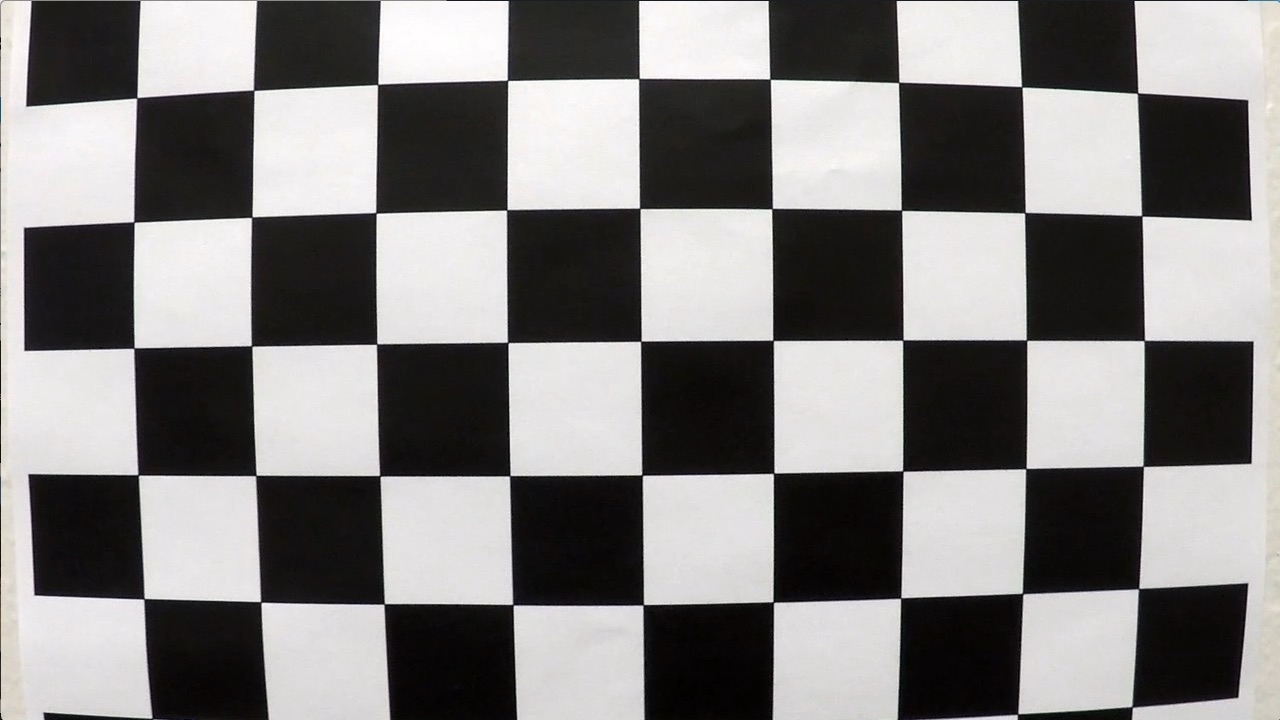
#> input picture camera_cal/calibration1.jpg, 1280 x 720 px
$ python lane_detection.py   (older library calls are emulated)
#> lines starting #> are read from the running program, lines starting #| are printed output that depends on the picture; after the words box and inside, x2 and y2 are one past the last pixel; in counts of white or black regions, pixels touching at a corner belong together; pictures that were not available may be replaced by others from this repository, and a replacement may not be noted
### camera_calibration.py
import numpy as np
import cv2
import glob
import matplotlib.pyplot as plt
import pickle
from config import *

class Camera():
    def __init__(self, calibration_imgs_path):
        self.calibration_imgs_path = calibration_imgs_path #path of image to calibrate on
        self.objpoints = [] # 3d points in real world space
        self.imgpoints = [] # 2d points in image plane.


    def get_camera_pts(self):
        # prepare object points, like (0,0,0), (1,0,0), (2,0,0) ....,(6,5,0)
        objp = np.zeros((6*9,3), np.float32)
        objp[:,:2] = np.mgrid[0:9, 0:6].T.reshape(-1,2)
        # Make a list of calibration images
        images = glob.glob(self.calibration_imgs_path)
        print(images)
        # Step through the list and search for chessboard corners
        for idx, fname in enumerate(images):
            print("Calibrating on image: " + fname)
            img = cv2.imread(fname)
            gray = cv2.cvtColor(img, cv2.COLOR_BGR2GRAY)
            # Find the chessboard corners
            ret, corners = cv2.findChessboardCorners(gray, (9,6), None)
            # If found, add object points, image points
            if ret == True:
                self.objpoints.append(objp)
                self.imgpoints.append(corners)

    def get_camera_matrix(self, width, height): #function that returns camera matrix of image of given shape (width, height)
#> called with width = 1280, height = 720
        self.get_camera_pts()
#> in get_camera_pts, img is the input picture: shape (720, 1280, 3); mean B, G, R 127.8, 128.4, 130.1
#> in get_camera_pts, `ret, corners = cv2.findChessboardCorners(gray, (9,6), None)`: ret = False; corners = None
        img_size = (width, height)
        ret, mtx, dist, rvecs, tvecs = cv2.calibrateCamera(self.objpoints, self.imgpoints, img_size,None,None)
#> ret = 0.644; mtx = [[1057.6, 0, 691.1], [0, 1058.6, 278], [0, 0, 1]]; dist = [[-0.322, 0.709, 0.013, 0.00946, -1.02]]; rvecs = ([0.424, -0.236, 0.0488], [-0.024, 0.4, -0.0295]); tvecs = ([-2.48, 1.1, 17.79], [-17.95, -0.401, 29.17])
        return mtx, dist

    def undistort_image(self, img, mtx, dist): #function that returns undistorted image
        dst = cv2.undistort(img, mtx, dist, None, mtx)
        return dst

# [5 lines of commented-out code are left out]

### utils.py
import cv2
import numpy as np
import collections
from config import *

def sobel_threshold(frame, kernel, min_threshold):
    #perform sobel thresholding
    gray = cv2.cvtColor(frame, cv2.COLOR_BGR2GRAY)
    sobelx = cv2.Sobel(gray, cv2.CV_64F, 1, 0, ksize= kernel)
    sobely = cv2.Sobel(gray, cv2.CV_64F, 0, 1, ksize= kernel)
    sobel_magnitude = np.sqrt(sobelx ** 2 + sobely ** 2)
    sobel_magnitude = np.uint8(sobel_magnitude / np.max(sobel_magnitude) * 255) #Normalization
    _, sobel_magnitude = cv2.threshold(sobel_magnitude, min_threshold, 255, cv2.THRESH_BINARY)
    return sobel_magnitude

def histogram_thresholding(frame):
    #perform histogram_thresholding
    gray = cv2.cvtColor(frame, cv2.COLOR_BGR2GRAY)
    equalized = cv2.equalizeHist(gray)
    _, thresholded = cv2.threshold(equalized, 200, 255,cv2.THRESH_BINARY)
    return thresholded

def lab_segmentation(frame, l_channel_min):
    #perform color thresholding on L channel of LAB Color space as lane lines will be bright in image - affects L channel
    lab = cv2.cvtColor(frame, cv2.COLOR_BGR2LAB)
    thresholded = cv2.inRange(lab, (l_channel_min,0,0), (255,200,200))
    return thresholded

def segment_lanes(frame):
    #combine sobel, color and histogram thresholding to segment lane lines in image
    sobel = sobel_threshold(frame, 3, SOBEL_MIN_THRESH)
    hist = histogram_thresholding(frame)
    lab = lab_segmentation(frame, L_CHANNEL_MIN)
    cv2.imshow("hist", hist)
    cv2.imshow("lab", lab)
    cv2.imshow("sobel", sobel)
    out1 = cv2.bitwise_and(sobel, hist)
    output = cv2.bitwise_and(out1, lab)
    return output

def warp_perspective(frame, src, dst):
    #warp perspective image
    height, width = frame.shape[:2]
    if(src.all == None):
        src = np.float32([[WIDTH, HEIGHT-10],   # bottom right
                    [0, HEIGHT-10],       # bottom left
                    [546, 460],           # top left
                    [732, 460]])          # top right
    if(dst.all == None):
        dst = np.float32([[WIDTH, HEIGHT],      # bottom right
                    [0, HEIGHT],          # bottom left
                    [0, 0],               # top left
                    [WIDTH, 0]])          # top right
    M = cv2.getPerspectiveTransform(src, dst)
    Minv = cv2.getPerspectiveTransform(dst, src)
    warped = cv2.warpPerspective(frame, M, (WIDTH, HEIGHT), flags=cv2.INTER_LINEAR)
    return warped, Minv


def window_search(thresh_persp, left_line, right_line, num_of_sliding_windows):
    #perform window search on perspective thresholded image
    height, width = thresh_persp.shape[:2] #shape
    histogram = np.sum(thresh_persp[height//2:-30, :], axis=0) # Take a histogram of the left half of the image
    out_img = np.dstack((thresh_persp, thresh_persp, thresh_persp)) * 255 #for visualization

    # Find the peak of the left and right halves of the histogram
    # These will be the starting point for the left and right lines
    midpoint = len(histogram) // 2
    leftx_base = np.argmax(histogram[:midpoint])
    rightx_base = np.argmax(histogram[midpoint:]) + midpoint
    window_height = np.int(height / num_of_sliding_windows)

    # Identify the x and y positions of all nonzero pixels in the image
    nonzero = thresh_persp.nonzero()
    nonzero_y = np.array(nonzero[0])
    nonzero_x = np.array(nonzero[1])

    # Current positions to be updated for each window
    leftx_base = leftx_base
    rightx_base = rightx_base

    margin = 100  # width of the windows +/- margin
    minpix = 50   # minimum number of pixels found to recenter window

    # Create empty lists to receive left and right lane pixel indices
    left_lane_inds = []
    right_lane_inds = []

    for window in range(num_of_sliding_windows):
        # Identify window boundaries in x and y (and right and left)
        win_y_low = height - (window + 1) * window_height
        win_y_high = height - window * window_height
        win_xleft_low = leftx_base - margin
        win_xleft_high = leftx_base + margin
        win_xright_low = rightx_base - margin
        win_xright_high = rightx_base + margin

        # Draw the windows on the visualization image
        cv2.rectangle(out_img, (win_xleft_low, win_y_low), (win_xleft_high, win_y_high), (0, 255, 0), 2)
        cv2.rectangle(out_img, (win_xright_low, win_y_low), (win_xright_high, win_y_high), (0, 255, 0), 2)

        # Identify the nonzero pixels in x and y within the window
        good_left_inds = ((nonzero_y >= win_y_low) & (nonzero_y < win_y_high) & (nonzero_x >= win_xleft_low)
                          & (nonzero_x < win_xleft_high)).nonzero()[0]
        good_right_inds = ((nonzero_y >= win_y_low) & (nonzero_y < win_y_high) & (nonzero_x >= win_xright_low)
                           & (nonzero_x < win_xright_high)).nonzero()[0]

        # Append these indices to the lists
        left_lane_inds.append(good_left_inds)
        right_lane_inds.append(good_right_inds)

        # If you found > minpix pixels, recenter next window on their mean position
        if len(good_left_inds) > minpix:
            leftx_base = np.int(np.mean(nonzero_x[good_left_inds]))
        if len(good_right_inds) > minpix:
            rightx_base = np.int(np.mean(nonzero_x[good_right_inds]))

    # Concatenate the arrays of indices
    left_lane_inds = np.concatenate(left_lane_inds)
    right_lane_inds = np.concatenate(right_lane_inds)

    # Extract left and right line pixel positions
    left_line.all_x, left_line.all_y = nonzero_x[left_lane_inds], nonzero_y[left_lane_inds]
    right_line.all_x, right_line.all_y = nonzero_x[right_lane_inds], nonzero_y[right_lane_inds]
    detected = True

    if not list(left_line.all_x) or not list(left_line.all_y):
        #if no new lines detected, take last line fits
        left_fit_pixel = left_line.last_fit_pixel
        left_fit_meter = left_line.last_fit_meter
        detected = False
    else:
        #update line fits
        left_fit_pixel = np.polyfit(left_line.all_y, left_line.all_x, 2)
        left_fit_meter = np.polyfit(left_line.all_y * ym_per_pix, left_line.all_x * xm_per_pix, 2)
        detected = True

    if not list(right_line.all_x) or not list(right_line.all_y):
        #if no new lines detected, take last line fits
        right_fit_pixel = right_line.last_fit_pixel
        right_fit_meter = right_line.last_fit_meter
        detected = False
    else:
        #update line fits
        right_fit_pixel = np.polyfit(right_line.all_y, right_line.all_x, 2)
        right_fit_meter = np.polyfit(right_line.all_y * ym_per_pix, right_line.all_x * xm_per_pix, 2)
        detected = True

    left_line.update_line(left_fit_pixel, left_fit_meter, detected=detected)
    right_line.update_line(right_fit_pixel, right_fit_meter, detected=detected)

    out_img[nonzero_y[left_lane_inds], nonzero_x[left_lane_inds]] = [255, 0, 0]
    out_img[nonzero_y[right_lane_inds], nonzero_x[right_lane_inds]] = [0, 0, 255]

    return left_line, right_line, out_img

def draw_lines_on_undistorted(img, inverse_perspective, left_line, right_line):
    height, width = img.shape[:2] #shape
    if(left_line.recent_lines_meter[0] is None or right_line.recent_lines_meter[0] is None):
        #No lane lines
        return img
    else:
        left_lines = left_line.average_fit
        right_lines = right_line.average_fit
        # Generate x and y values for plotting
        ploty = np.linspace(0, height - 1, height)
        left_fitx = left_lines[0] * ploty ** 2 + left_lines[1] * ploty + left_lines[2]
        right_fitx = right_lines[0] * ploty ** 2 + right_lines[1] * ploty + right_lines[2]

        # draw road as green polygon on original frame after unwarping perspective
        road_warp = np.zeros_like(img, dtype=np.uint8)
        pts_left = np.array([np.transpose(np.vstack([left_fitx, ploty]))])
        pts_right = np.array([np.flipud(np.transpose(np.vstack([right_fitx, ploty])))])
        pts = np.hstack((pts_left, pts_right))
        cv2.fillPoly(road_warp, np.int_([pts]), (0, 255, 0))
        road_dewarped = cv2.warpPerspective(road_warp, inverse_perspective, (width, height))  # Warp back to original image space
        blend_onto_road = cv2.addWeighted(img, 1., road_dewarped, 0.3, 0)
        line_warp = np.zeros_like(img)
        line_warp = left_line.draw(line_warp, color=(255, 0, 0))
        line_warp = right_line.draw(line_warp, color=(0, 0, 255))
        line_dewarped = cv2.warpPerspective(line_warp, inverse_perspective, (width, height))
        lines_mask = blend_onto_road.copy()
        idx = np.any([line_dewarped != 0][0], axis=2)
        lines_mask[idx] = line_dewarped[idx]
        blend_onto_road = cv2.addWeighted(src1=lines_mask, alpha=0.8, src2=blend_onto_road, beta=0.5, gamma=0.)
        return blend_onto_road

def offset_from_center(img, left_line, right_line):
    #calculate offset from center
    height, width = img.shape[:2]
    if(bool(left_line.recent_lines_meter) and bool(right_line.recent_lines_meter)):
        if left_line.detected and right_line.detected:
            line_lt_bottom = np.mean(left_line.all_x[left_line.all_y > 0.65 * left_line.all_y.max()]) #get bottom of left lane line
            line_rt_bottom = np.mean(right_line.all_x[right_line.all_y > 0.65 * right_line.all_y.max()]) #get bottom of right lane line
            lane_width = line_rt_bottom - line_lt_bottom #calculate width of lane line
            midpoint = width / 2 #mid point of frame
            offset_pix = abs((line_lt_bottom + lane_width / 2) - midpoint) #offset from midpoint
            offset_meter = xm_per_pix * offset_pix #offset in meters
            # cv2.circle(img, (int(midpoint), height - 40), 10, (0,255,255), 2)  #for visualization
            # cv2.circle(img, (int(line_lt_bottom + lane_width / 2), height - 40), 10, (255,255,0), 2) #for visualization
        else:
            offset_meter = -1
    else:
        offset_meter = -1

    return offset_meter

### lines.py
import cv2
import collections
import numpy as np

class Line:
    def __init__(self, buffer = 10):
        self.detected = False
        self.x_coordinates = None
        self.y_coordinates = None
        self.curvature_radius = None
        self.last_fit_pixel = None
        self.last_fit_meter = None
        self.recent_lines_pixels = collections.deque(maxlen=buffer)
        self.recent_lines_meter = collections.deque(maxlen= 2 * buffer)

    def update_line(self, new_fit_pixel, new_fit_meter, detected):
        self.detected = detected
        self.last_fit_pixel = new_fit_pixel
        self.last_fit_meter = new_fit_meter

        self.recent_lines_pixels.append(self.last_fit_pixel)
        self.recent_lines_meter.append(self.last_fit_meter)

    def draw(self, mask, color=(255, 0, 0), line_width=50, average=False):
        """
        Draw the line on a color mask image.
        """
        h, w = mask.shape[:2]

        plot_y = np.linspace(0, h - 1, h)
        coeffs = self.average_fit if average else self.last_fit_pixel

        line_center = coeffs[0] * plot_y ** 2 + coeffs[1] * plot_y + coeffs[2]
        line_left_side = line_center - line_width // 2
        line_right_side = line_center + line_width // 2

        pts_left = np.array(list(zip(line_left_side, plot_y)))
        pts_right = np.array(np.flipud(list(zip(line_right_side, plot_y))))
        pts = np.vstack([pts_left, pts_right])

        return cv2.fillPoly(mask, [np.int32(pts)], color)

    @property
    # average of polynomial coefficients of the last N iterations
    def average_fit(self):
        return np.mean(self.recent_lines_pixels, axis=0)

    # [5 lines left out: function curvature, not called in this run]

    @property
    def curvature_meter(self):
        y_eval = 0
        if(not self.recent_lines_meter[0] is None):
            # print(self.recent_lines_meter)
            coeffs = np.mean(self.recent_lines_meter, axis=0)
        else:
            # print("empty")
            coeffs = [-1, -1, -1]
        return ((1 + (2 * coeffs[0] * y_eval + coeffs[1]) ** 2) ** 1.5) / np.absolute(2 * coeffs[0])

### lane_detection.py
import cv2
import numpy as np
import collections
from lines import Line
from utils import *
from config import *
from camera_calibration import Camera

video_writer = cv2.VideoWriter('video_example.mp4', -1, 20.0, (WIDTH,HEIGHT)) #video writer

################################# VIDEO 1 ####################################
cap = cv2.VideoCapture("project_video.mp4")
# cap.set(cv2.CAP_PROP_POS_MSEC,20000)      # just cue to 20 sec. position

################################# VIDEO 2 ####################################
# cap = cv2.VideoCapture("challenge_video.mp4")

################################# VIDEO 3 ####################################
# cap = cv2.VideoCapture("harder_challenge_video.mp4")

################################ Camera Calibration ###########################
cam = Camera("camera_cal/*.jpg")
mtx, dist = cam.get_camera_matrix(WIDTH, HEIGHT)
#> mtx = [[1057.6, 0, 691.1], [0, 1058.6, 278], [0, 0, 1]]; dist = [[-0.322, 0.709, 0.013, 0.00946, -1.02]]

def pipeline(img):
    img = cv2.resize(img, (WIDTH, HEIGHT))      #resize all videos to one size, to avoid problem of changing code for different size videos
    img = cam.undistort_image(img, mtx, dist)   #remove distortion using camera matrix
    warped, inverse_perspective = warp_perspective(img, src, dst)   #warp image to get perspective from src to dist points (found in config.py)
    output = segment_lanes(warped)              #segment lane lines into the image - perform color and sobel thresholds to segment lane lines

    left_line = Line()                          #left lane line object
    right_line = Line()                         #right lane line object

    left_line, right_line, window_search_img = window_search(output, left_line, right_line, 4)    #perform window search to get left and right lanes and fit their positions
    line_image = draw_lines_on_undistorted(img, inverse_perspective, left_line, right_line)       #draw lines on unwarped image

    mean_curvature_meter = np.mean([left_line.curvature_meter, right_line.curvature_meter])       #calculate radius of curvature
    cv2.putText(line_image, 'Curvature radius: {:.02f}m'.format(mean_curvature_meter), (100, 60), cv2.FONT_HERSHEY_DUPLEX, 1, (255, 255, 255), 2, cv2.LINE_AA)
    center_offset = offset_from_center(line_image, left_line, right_line) #computer offset from center
    cv2.putText(line_image, 'Offset from Center: {:.02f}m'.format(center_offset), (100, 120), cv2.FONT_HERSHEY_PLAIN, 2, (255, 255, 255), 2, cv2.LINE_AA)
    cv2.imshow("Window search", window_search_img)
    return line_image


############################## VIDEO #####################################
while cap.isOpened:
    _,img = cap.read()
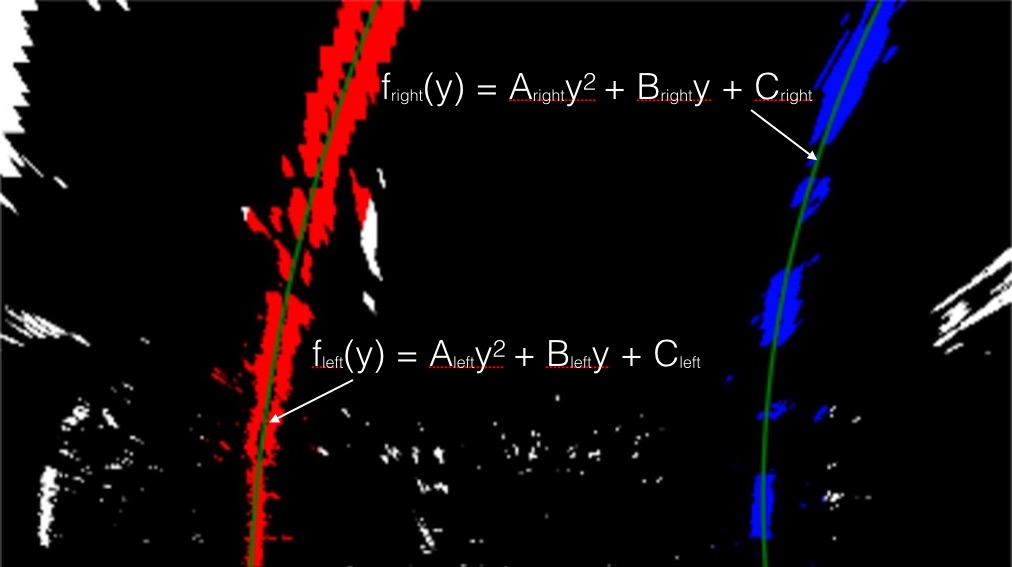
#> input picture examples/color_fit_lines.jpg, 1012 x 567 px, given in place of project_video.mp4, which was not available
#> img is the input picture: shape (567, 1012, 3); mean B, G, R 11.4, 8.2, 15.7
    if FLIP:                    #bool to flip image as some local videos were flipped
        cv2.flip(img, 0, img)
    line_img = pipeline(img)
#> in warp_perspective, `warped = cv2.warpPerspective(frame, M, (WIDTH, HEIGHT), flags=cv2.INTE..`:
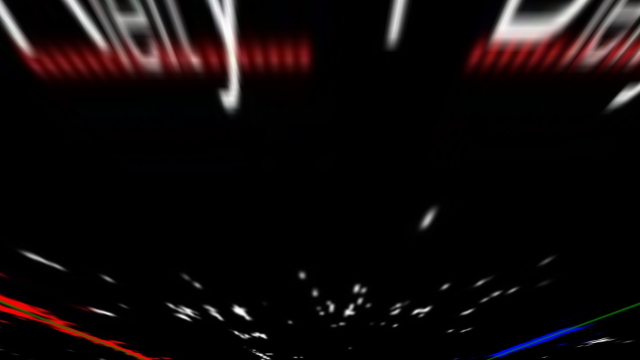
#> warped: shape (720, 1280, 3) (shown at 1/2 size); mean of channels 0, 1, 2 10.9, 10.5, 16; drawn as B, G, R
#> in pipeline, `warped, inverse_perspective = warp_perspective(img, src, dst)`: inverse_perspective = [[0.145, -0.758, 546], [0, -0.496, 460], [0, -0.00119, 1]]
#> in sobel_threshold, `_, sobel_magnitude = cv2.threshold(sobel_magnitude, min_threshold, 255..`:
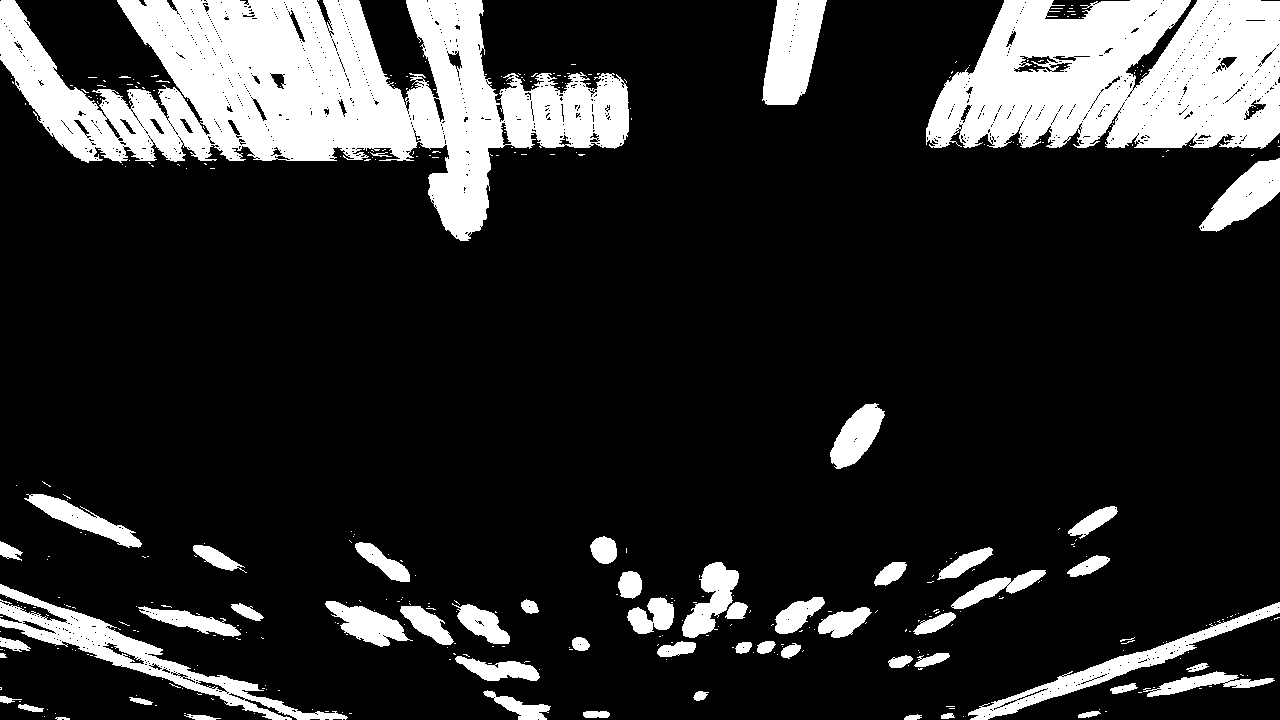
#> sobel_magnitude: shape (720, 1280); 17.3% white; 392 white regions (336 under 20 px), largest, box (x1, y1, x2, y2) and area: (0, 0, 629, 241) 67977, (926, 0, 1280, 149) 42037, (0, 584, 348, 720) 7626
#> in segment_lanes, `output = cv2.bitwise_and(out1, lab)`:
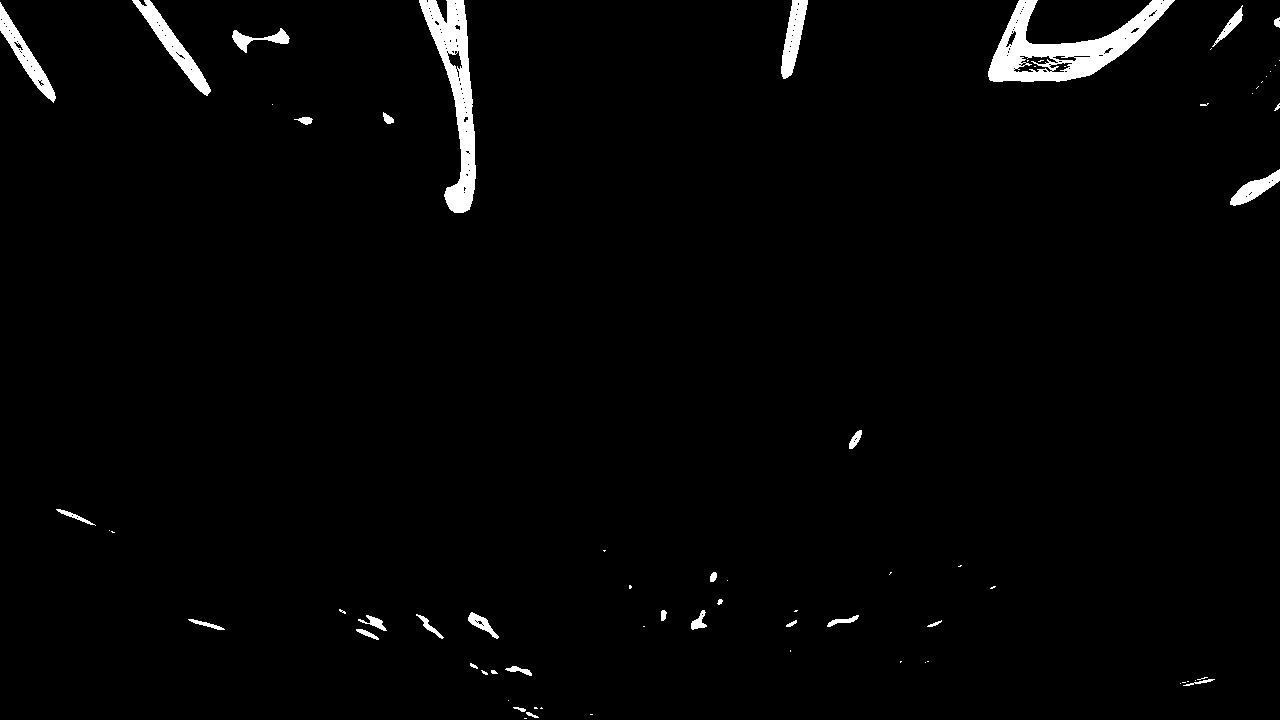
#> output: shape (720, 1280); 2% white; 72 white regions (40 under 20 px), largest, box (x1, y1, x2, y2) and area: (988, 0, 1175, 82) 5957, (419, 0, 476, 213) 4712, (132, 0, 211, 96) 1599
#> (the rest of the program and of its run is left out)
